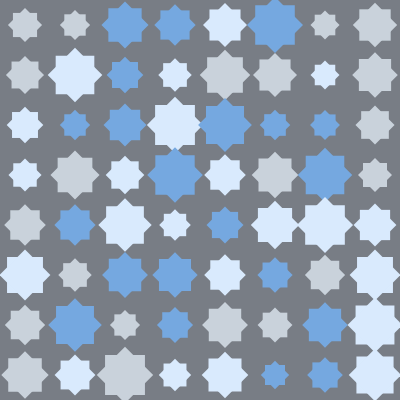
Frame 1 (no input)
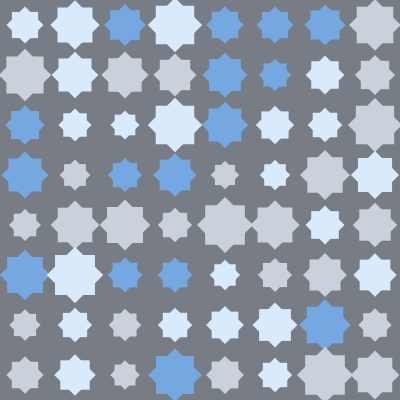
Frame 60 (no input)
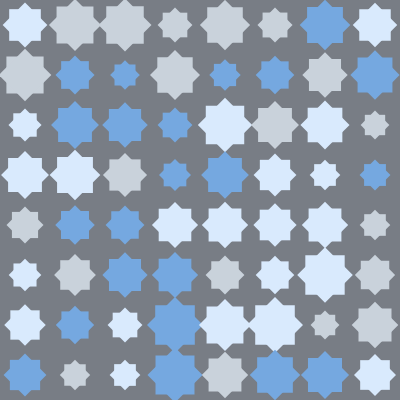
Frame 120 (the mouse pressed at the canvas centre since frame 60)

The p5.js sketch that drew these frames (run headless with seeded random() and noise() and a simulated clock; from frame 60 on, the mouse is pressed at the canvas centre):

// p5.js sketch
// ── sketch.js
function setup() {
  createCanvas(400, 400);
  rectMode(CENTER);
}

function draw() {
  background(random(['#CCCED1', '#787D85']));
  fill('#D9EAFD');
  for (let x = 25; x < width; x += 50) {
  for (let y = 25; y < height; y += 50) {
    snowflake(x, y, random(20, 40));
    }
  }
}

function snowflake(x, y, size){
  fill(random(['#D9EAFD', '#75A8E0', '#C9D2DB']));
  noStroke();
  rect(x, y, size); 
  
  push();
  translate(x, y);
  rotate(radians(45));
  rect(0, 0, size);
  pop();
}
